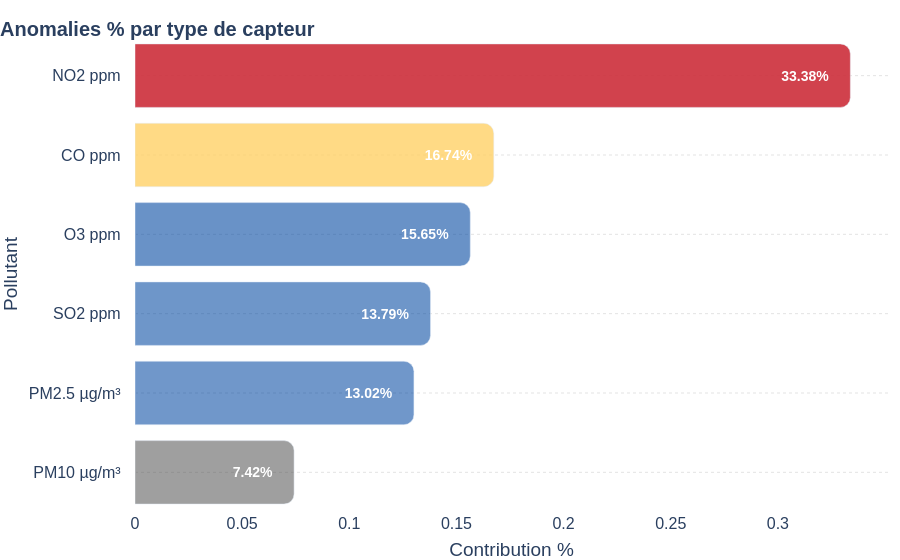

Source (notebook cell):
### Code cell
POLLUTANT_NAMES = {
    "pm25_ugm3": "PM2.5 µg/m³",
    "pm10_ugm3": "PM10 µg/m³",
    "o3_ppm": "O3 ppm",
    "no2_ppm": "NO2 ppm",
    "so2_ppm": "SO2 ppm",
    "co_ppm": "CO ppm",
}


KOREAN_FLAG_CS = [
    # # TIER 1: Deep Ink (0% - 25%)
    # [0.0, "rgba(20, 20, 20, 0.1)"],
    # [0.25, "rgba(20, 20, 20, 0.2)"],
    # TIER 1.5: Deep Ink (0% - 25%)
    [0.0, "rgba(60, 60, 60, 0.4)"],
    [0.25, "rgba(60, 60, 60, 0.5)"],
    # # TIER 2: Official Blue (25% - 50%)
    # [0.25, "rgba(0, 71, 160, 0.6)"],
    # [0.5, "rgba(0, 71, 160, 0.7)"],
    # TIER 2.5: Official Blue (25% - 50%)
    [0.25, "rgba(0, 71, 160, 0.5)"],
    [0.5, "rgba(0, 71, 160, 0.6)"],
    # TIER 3: Royal Yellow (50% - 75%)
    [0.5, "rgba(255, 209, 103, 0.8)"],
    [0.75, "rgba(255, 209, 103, 0.8)"],
    # TIER 4: Cinnabar Red (75% - 100%)
    [0.75, "rgba(205, 46, 58, 0.9)"],
    [1.0, "rgba(205, 46, 58, 0.9)"],
]


# # FULL MANUAL
# fig = go.Figure()
# fig.add_trace(go.Bar(
#     x=months,
#     y=[20, 14, 25, 16, 18, 22, 19, 15, 12, 16, 14, 17],
#     name='Primary Product',
#     marker_color='indianred'
# ))
# fig.add_trace(go.Bar(
#     x=months,
#     y=[19, 14, 22, 14, 16, 19, 15, 14, 10, 12, 12, 16],
#     name='Secondary Product',
#     marker_color='lightsalmon'
# ))

# ## FULL MANUAL: ROUNDED CORNERS
# fig = go.Figure(
#     data=[
#         go.Bar(x=df.nation, y=df.gold, name="Gold"),
#         go.Bar(x=df.nation, y=df.silver, name="Silver"),
#         go.Bar(x=df.nation, y=df.bronze, name="Bronze"),
#     ],
#     layout=dict(
#         barcornerradius=15,
#     ),
# )

# # POSSIBILITIES OF CUSTOMIZATION
# fig.update_traces(textfont_size=12, textangle=0, textposition="outside", cliponaxis=False)
# fig.update_traces(texttemplate='%{text:.2s}', textposition='outside')
# fig.update_layout(uniformtext_minsize=8, uniformtext_mode='hide')
# fig.update_layout(barmode='group', xaxis_tickangle=-45)

fig = px.bar(
    single_anomaly_per_pollutant.sort_values("contribution_pct", ascending=True),
    y="pollutant",
    x="contribution_pct",
    orientation='h',
    title="Anomaly Contribution by Pollutant",
    labels={"contribution_pct": "Contribution %", "pollutant": "Pollutant"},
    text_auto=".2%",  # .2s
    color="contribution_pct",
    color_continuous_scale=KOREAN_FLAG_CS,
    range_color=[0, single_anomaly_per_pollutant["contribution_pct"].max()],
    opacity=1,
)

fig.update_traces(
    marker_cornerradius=10  # Adjust this value for more or less rounding
)

original_values = list(POLLUTANT_NAMES.keys())
new_labels = [POLLUTANT_NAMES[k]+ "   " for k in original_values]

fig.update_yaxes(
    tickmode="array",
    tickvals=original_values,
    ticktext=new_labels,
)

# fig.update_yaxes(
#     labelalias=POLLUTANT_NAMES,
#     ticksuffix="   ",  # Adds 3 spaces of padding between labels and bars
# )

fig.update_traces(
    texttemplate='%{x:.2%}&nbsp;&nbsp;&nbsp;', # Adds two spaces after the number
    textposition="inside",
    insidetextanchor="end", # Keep it at the tip
    # You can also add font styling specifically for the inside text
    insidetextfont=dict(color="white", size=14, weight="bold") 
)

fig.update_layout(
    title=dict(
        text=f"<b>Anomalies % par type de capteur</b>",
        x=0.0,  # 0 is far left, 1 is far right
        y=0.96,  # 1 is very top, 0 is very bottom
        xanchor="left",  # Anchor the text's left side to the x-coordinate
        yanchor="top",  # Anchor the text's top side to the y-coordinate
        font=dict(size=20, family="Google Sans, sans-serif"),
    ),
    # height=400,
    margin=dict(l=0, t=36, r=0, b=0),
    plot_bgcolor="white",  # Clean background color
    font=dict(size=16, family="Google Sans, sans-serif"),  # Consistent font
    dragmode=False,
    coloraxis_showscale=False,
    showlegend=False,  # Ensure legend is on so we see "Prediction"
    legend=dict(
        orientation="h",  # Horizontal legend at bottom/top
        yanchor="bottom",
        y=1.06,
        xanchor="right",
        x=1,
    ),
    xaxis=dict(
        showgrid=False,
        gridcolor="rgba(200, 200, 200, 0.5)",  # Light gray grid
        gridwidth=1,
        fixedrange=True,
    ),
    yaxis=dict(
        showgrid=True,
        gridcolor="rgba(200, 200, 200, 0.5)",
        gridwidth=1,
        griddash="dot",  # solid, dot, dash, longdash, dashdot
        fixedrange=True,
    ),
)            
            
            
fig.show()

### Figure 1 — Plotly figure (JSON) as saved in the notebook; plotly's stock layout.template omitted (floating-point values rounded to 4 significant figures)
{"data": [{"hovertemplate": "Contribution %=%{marker.color}<br>Pollutant=%{y}<extra></extra>", "insidetextanchor": "end", "insidetextfont": {"color": "white", "size": 14, "weight": "bold"}, "legendgroup": "", "marker": {"color": [0.07424, 0.1302, 0.1379, 0.1565, 0.1674, 0.3338], "coloraxis": "coloraxis", "cornerradius": 10, "opacity": 1, "pattern": {"shape": ""}}, "name": "", "orientation": "h", "showlegend": false, "textposition": "inside", "texttemplate": "%{x:.2%}&nbsp;&nbsp;&nbsp;", "type": "bar", "x": [0.07424, 0.1302, 0.1379, 0.1565, 0.1674, 0.3338], "xaxis": "x", "y": ["pm10_ugm3", "pm25_ugm3", "so2_ppm", "o3_ppm", "co_ppm", "no2_ppm"], "yaxis": "y"}], "layout": {"barmode": "relative", "coloraxis": {"cmax": 0.3338, "cmin": 0, "colorbar": {"title": {"text": "Contribution %"}}, "colorscale": [[0, "rgba(60, 60, 60, 0.4)"], [0.25, "rgba(60, 60, 60, 0.5)"], [0.25, "rgba(0, 71, 160, 0.5)"], [0.5, "rgba(0, 71, 160, 0.6)"], [0.5, "rgba(255, 209, 103, 0.8)"], [0.75, "rgba(255, 209, 103, 0.8)"], [0.75, "rgba(205, 46, 58, 0.9)"], [1, "rgba(205, 46, 58, 0.9)"]], "showscale": false}, "dragmode": false, "font": {"family": "Google Sans, sans-serif", "size": 16}, "legend": {"orientation": "h", "tracegroupgap": 0, "x": 1, "xanchor": "right", "y": 1.06, "yanchor": "bottom"}, "margin": {"b": 0, "l": 0, "r": 0, "t": 36}, "plot_bgcolor": "white", "showlegend": false, "title": {"font": {"family": "Google Sans, sans-serif", "size": 20}, "text": "<b>Anomalies % par type de capteur</b>", "x": 0, "xanchor": "left", "y": 0.96, "yanchor": "top"}, "xaxis": {"anchor": "y", "domain": [0, 1], "fixedrange": true, "gridcolor": "rgba(200, 200, 200, 0.5)", "gridwidth": 1, "showgrid": false, "title": {"text": "Contribution %"}}, "yaxis": {"anchor": "x", "domain": [0, 1], "fixedrange": true, "gridcolor": "rgba(200, 200, 200, 0.5)", "griddash": "dot", "gridwidth": 1, "showgrid": true, "tickmode": "array", "ticktext": ["PM2.5 µg/m³   ", "PM10 µg/m³   ", "O3 ppm   ", "NO2 ppm   ", "SO2 ppm   ", "CO ppm   "], "tickvals": ["pm25_ugm3", "pm10_ugm3", "o3_ppm", "no2_ppm", "so2_ppm", "co_ppm"], "title": {"text": "Pollutant"}}}}
